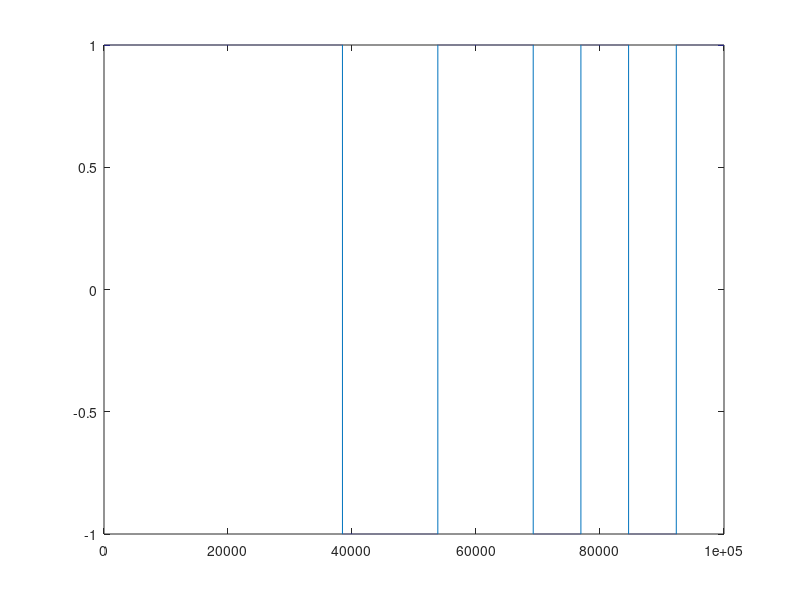
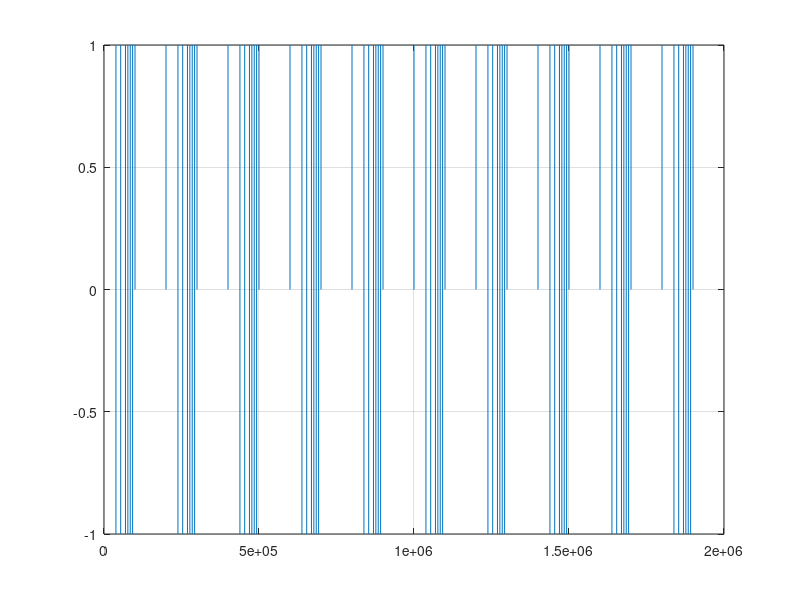
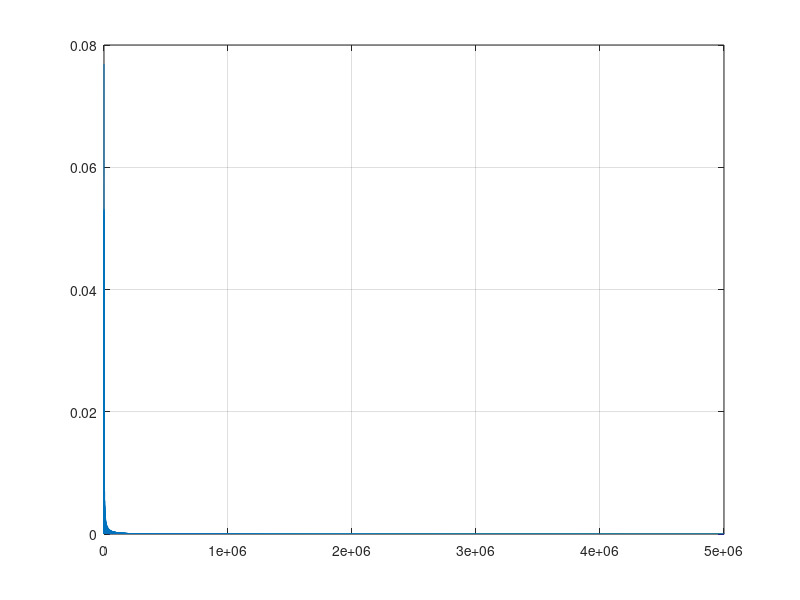

Source code (MATLAB) for these figures, in order:
close all
clear

I=[1 1 1 1 1 -1 -1 1 1 -1 1 -1 1]; %Сам код 
% 13 элементов [1 1 1 1 1 -1 -1 1 1 -1 1 -1 1] 
% 11 элементов [1 1 1 -1 -1 -1 1 -1 -1 1 -1]
% 7 элементов [1 1 1 -1 -1 1 -1]
% 5 элементов [1 1 1 -1 1]
% 4 элемента [1 -1 1 1] или [1 -1 -1 -1]
% 3 элемента [1 1 -1]
% 2 элемента [1 -1] или [1 1]
fs = 1e7;   % частота дискретизации ,Гц
phi = 0;%default значение фазы;
tau = 10e-3;
T_per_s = 200e-4;
n_inmp = 10; %число повторений импульсов 
A = 1;
f_n = 0; % несущая частота - установлено специально для того чтобы показать что частота реально нулевая 
T_a = tau/(length(I));% длительность элемента, c
t=0:1/fs:T_a-1/fs;%градуировка 

%-------------------------------------------------------------------------%
%s_t = A*exp(1i*((2*pi*f_n.*t.^2./2*T_a) + phi)); общая формула имульса c нулевым сдвигом фазы 
%-------------------------------------------------------------------------%

%пустой массив для результатов 
s_t_B = [];
for i=1:length(I)
    if (I(i)==-1)
        phi = pi;
        t_d = A*exp(1i*((2*pi*f_n.*t.^2./2*T_a) + phi));
    else
        phi = 0; 
        t_d = A*exp(1i*((2*pi*f_n.*t.^2./2*T_a) + phi));
    end
    s_t_B = [s_t_B t_d];
end

t_t = 0:1:((length(s_t_B)-1));
figure
plot(t_t,s_t_B) %единичный импульс

s_t_n= [s_t_B zeros(1,round(fs*T_per_s)-length(s_t_B))];%массив с импульсом и нулями 

s_t_p= repmat(s_t_n,1,n_inmp); %уcтановка числа повторений 
figure;
t_new = 0:1:(length(s_t_p)-1);
plot(t_new,s_t_p);
grid on

%спектр 
Fft_S=abs(fft(s_t_p,fs));% Амплитуды преобразования Фурье сигнала
Fft_S=2*Fft_S./fs;% Нормировка спектра по амплитуде
F=0:1:fs/2-1/fs;% Массив частот вычисляемого спектра Фурье
figure;
plot(F,Fft_S(1:length(F)));% Построение спектра Фурье сигнала
grid on;










